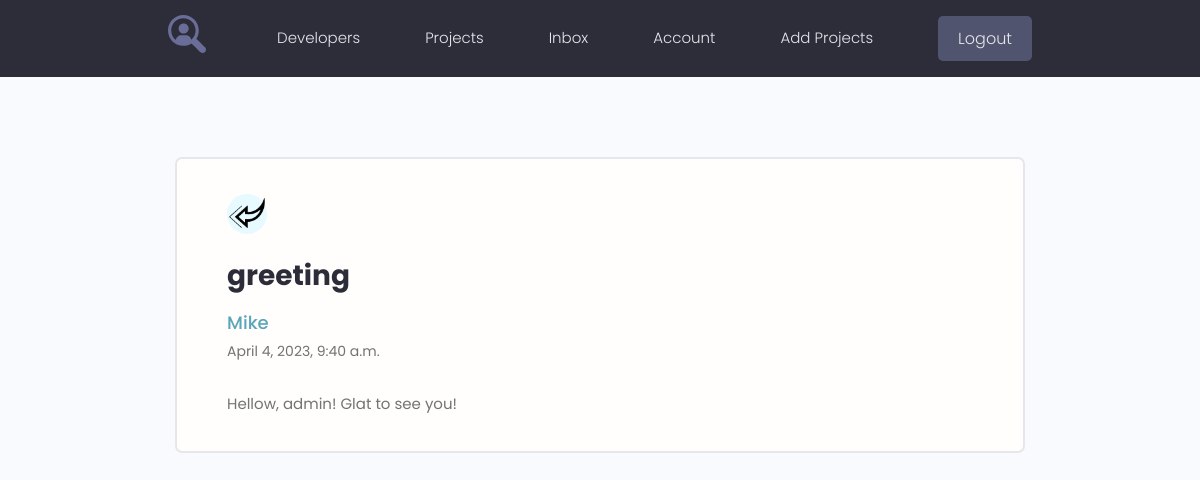
The app's page /message/1/ (signed in), older data.
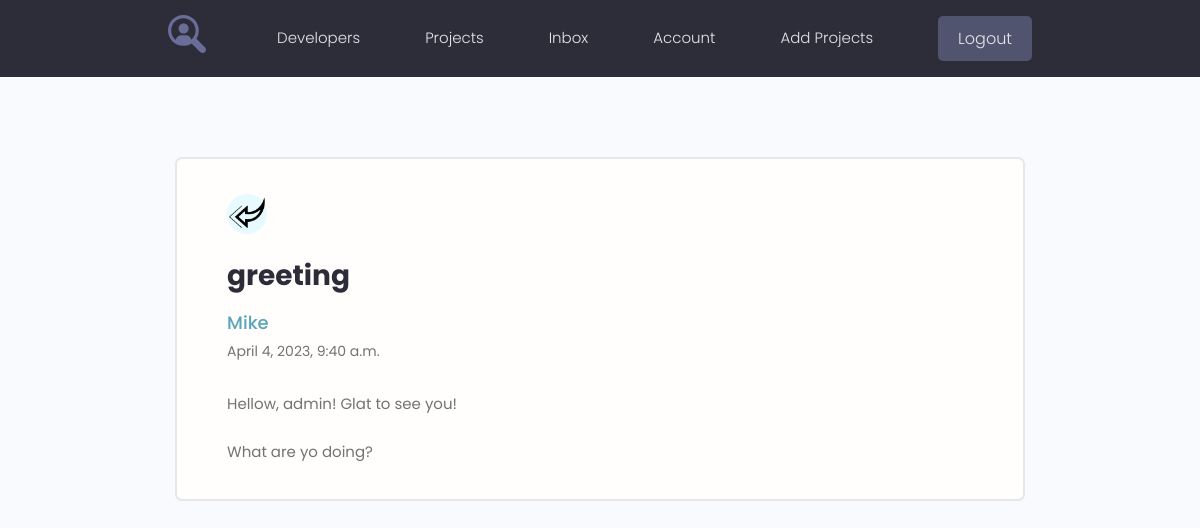
The same page, newer data.
### users/models.py (models this page shows, shortened)
class Message(models.Model):
    sender = models.ForeignKey(Profile, on_delete=models.SET_NULL, null=True, blank=True) # отправитель
    recipient = models.ForeignKey(Profile, on_delete=models.SET_NULL, null=True, blank=True, related_name='messages') # получатель, related_name - имя по кот-му мы сможем обратиться к данному полю, если какое-то поле по внешнему ключу мы хотим получать доступ, мы к нему не добавляли _set, в место этого мы можем обратиться по этому имени.
    name = models.CharField(max_length=200, null=True, blank=True) # имя пользователя кот-й прислал сообщение.
    email = models.EmailField(max_length=200, null=True, blank=True) # работает как CharField, только валидация будет на ввод email, что бы была @ и один символ после собачки.
    subject = models.CharField(max_length=200, null=True, blank=True) # тема письма
    body = models.TextField() # тело сообщения, поле обязательное для заполнения
    is_read = models.BooleanField(default=False, null=True) # нужно как-то отслеживать сообщение прочитано или нет, есть два состояния, либо прочитано, лио нет. По умолчанию не прочитанное сообщение. null=True - и уже программно будет, что сообщение прочитано.
    created = models.DateTimeField(auto_now_add=True) # дата создания этого сообщения
    class Meta:
        ordering = ['is_read', '-created'] # Сначала прочитанные или нет, что бы непрочитанные были вверху. По дате создания.

### users/views.py (the view)
# urls.py: path('message/<str:pk>/', views.view_message, name='message'), # для страницы отдельного сообщения
@login_required(login_url='login')
def view_message(request, pk):
    profile = request.user.profile
    message = profile.messages.get(id=pk)
    if message.is_read is False:
        message.is_read = True
        message.save()
    context = {
        'message': message
    }
    return render(request, 'users/message.html', context)

### users/templates/users/message.html
{% extends 'projects/base.html' %}
{% block content %}
{% load static %}
<main class="messagePage my-xl">
    <div class="content-box">
        <div class="message">
            <a class="backButton" href="{% url 'inbox' %}">
                <img src="{% static 'images/left.png' %}" alt="">
            </a>
            <h2 class="message__subject">{{ message.subject }}</h2>
            <a href="{% url 'profiles' %}" class="message__author">{{ message.name }}</a>
            <p class="message__date">{{ message.created }}</p>
            <div class="message__body">
                {{ message.body|linebreaksbr }}
            </div>
        </div>
    </div>
</main>
{% endblock %}

Row changes from the older to the newer data that the page shows:
changed Message "greeting": body "Hellow, admin! Glat to see you!" → "Hellow, admin! Glat to see you! What are yo doing?"
